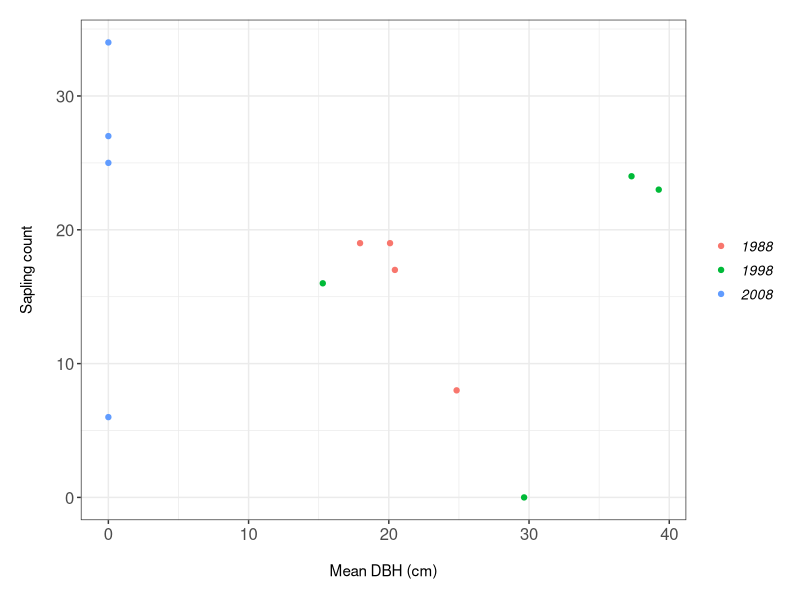
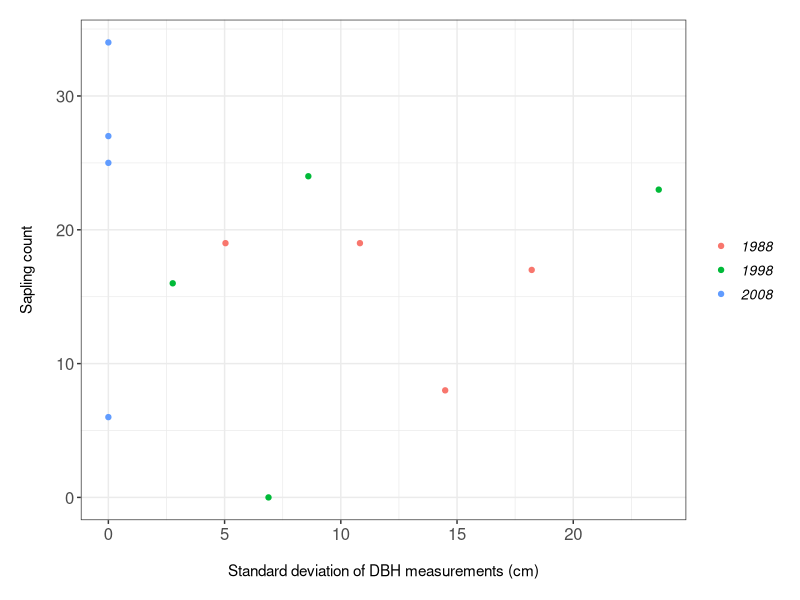

Source code (R) for these figures, in order: (Note: this script raises an error after producing the figures.)
#Laura Barraclough
#Started: 31/01/2022
#email: s1729795@ed.ac.uk

# Work Flow
# 1. Load libraries and data frame
# 2. Test hypothesis 2: plots with larger DBH will have fewer saplings.
#   (a) Try plotting as a scatter plot
#   (b) Try plotting as a bar plot


  # 1. Load libraries and data frame ----
library(tidyverse)
library(gridExtra)

getwd() #check the working directory 

  #Load data frame
sum_data <- read.csv("sum_data2.csv")

head(sum_data)
tail(sum_data)
str(sum_data)
  #Check data has loaded properly
  #Last felled is an integer not a character so we need to change this
sum_data$Last_felled <- as.character(sum_data$Last_felled)
  #check this worked
str(sum_data) #it has so we can move on to testing hypothesis 2.

  # 2. (a) Try plotting as a scatter plot ----
  #plot Mean DBH measurements against sapling count
(scat_2.1 <- ggplot(sum_data, aes(x = Mean_DBH, y = Sapling_count,
                                  colour = Last_felled)) +
    geom_point() +
    theme_bw() +
   ylab("Sapling count\n") +
   xlab("\nMean DBH (cm)")+
   theme(axis.text.x = element_text(size = 12),
         axis.text.y = element_text(size = 12),
         plot.margin = unit(c(0.5,0.5,0.5,0.5), units = "cm"),
         legend.text = element_text(size = 10, face = "italic"),
         legend.title = element_blank()))

#ggsave(scat_2.1, file = "Graphs/hyp2-1.png", width = 5, height = 5)

  #plot SD of DBH measurements against sapling counts
(scat_2.2 <- ggplot(sum_data, aes(x = SD_DBH, y = Sapling_count,
                                  colour = Last_felled)) +
    geom_point() +
    theme_bw() +
    ylab("Sapling count\n") +
    xlab("\nStandard deviation of DBH measurements (cm)")+
    theme(axis.text.x = element_text(size = 12),
          axis.text.y = element_text(size = 12),
          plot.margin = unit(c(0.5,0.5,0.5,0.5), units = "cm"),
          legend.text = element_text(size = 10, face = "italic"),
          legend.title = element_blank()))

#ggsave(scat_2.2, file = "Graphs/hyp2-2.png", width = 5, height = 5)

#     (b) Try plotting as a bar plot ----
# I tried to do the data manipulation in R but it wasn't working so I did it in excel

tree_data <- read.csv("Tree_data.csv")  #this data frame includes the mean values of the DBH measuremenst collected

tree_data$Year <- as.Date.factor(tree_data$Year)

(hist2.1 <- ggplot(tree_data, aes(x = Year, y = Mean_sapl_count, colour = Year, fill = Year)) +
   geom_histogram(stat = "identity", position = "dodge") + 
   scale_x_continuous(breaks = c(1,2,3,4,5,6)) + 
   scale_y_continuous(limits = c(0, 50)) +
   labs(title = "Sapling numbers by plot", 
        x = "\n Year", y = "Mean number of samplings per plot\n") + 
   theme_bw() +
   theme(panel.grid = element_blank(), 
         axis.text = element_text(size = 12), 
         axis.title = element_text(size = 12), 
         plot.title = element_text(size = 14, hjust = 0.5, face = "bold"))
 )
